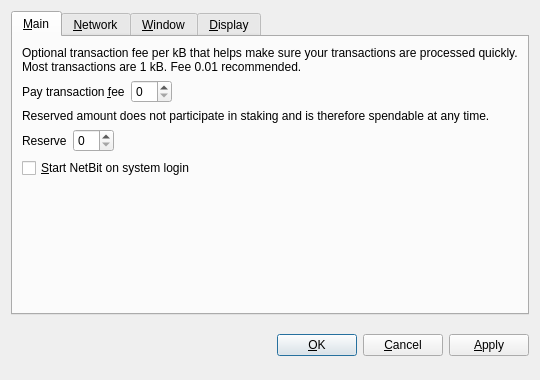
<?xml version="1.0" encoding="UTF-8"?>
<ui version="4.0">
 <class>OptionsDialog</class>
 <widget class="QDialog" name="OptionsDialog">
  <property name="geometry">
   <rect>
    <x>0</x>
    <y>0</y>
    <width>540</width>
    <height>380</height>
   </rect>
  </property>
  <property name="windowTitle">
   <string>Options</string>
  </property>
  <property name="styleSheet">
   <string notr="true">background-image: url(:/images/bgx);</string>
  </property>
  <property name="modal">
   <bool>true</bool>
  </property>
  <layout class="QVBoxLayout" name="verticalLayout">
   <item>
    <widget class="QTabWidget" name="tabWidget">
     <property name="tabPosition">
      <enum>QTabWidget::North</enum>
     </property>
     <property name="currentIndex">
      <number>0</number>
     </property>
     <widget class="QWidget" name="tabMain">
      <attribute name="title">
       <string>&amp;Main</string>
      </attribute>
      <layout class="QVBoxLayout" name="verticalLayout_Main">
       <item>
        <widget class="QLabel" name="transactionFeeInfoLabel">
         <property name="text">
          <string>Optional transaction fee per kB that helps make sure your transactions are processed quickly. Most transactions are 1 kB. Fee 0.01 recommended.</string>
         </property>
         <property name="textFormat">
          <enum>Qt::PlainText</enum>
         </property>
         <property name="wordWrap">
          <bool>true</bool>
         </property>
        </widget>
       </item>
       <item>
        <layout class="QHBoxLayout" name="horizontalLayoutFee">
         <item>
          <widget class="QLabel" name="transactionFeeLabel">
           <property name="text">
            <string>Pay transaction &amp;fee</string>
           </property>
           <property name="textFormat">
            <enum>Qt::PlainText</enum>
           </property>
           <property name="buddy">
            <cstring>transactionFee</cstring>
           </property>
          </widget>
         </item>
         <item>
          <widget class="BitcoinAmountField" name="transactionFee"/>
         </item>
         <item>
          <spacer name="horizontalSpacerFee">
           <property name="orientation">
            <enum>Qt::Horizontal</enum>
           </property>
           <property name="sizeHint" stdset="0">
            <size>
             <width>40</width>
             <height>20</height>
            </size>
           </property>
          </spacer>
         </item>
        </layout>
       </item>
       <item>
        <widget class="QLabel" name="reserveBalanceInfoLabel">
         <property name="text">
          <string>Reserved amount does not participate in staking and is therefore spendable at any time.</string>
         </property>
         <property name="textFormat">
          <enum>Qt::PlainText</enum>
         </property>
         <property name="wordWrap">
          <bool>true</bool>
         </property>
        </widget>
       </item>
       <item>
        <layout class="QHBoxLayout" name="horizontalLayoutReserveBalance">
         <item>
          <widget class="QLabel" name="reserveBalanceLabel">
           <property name="text">
            <string>Reserve</string>
           </property>
           <property name="textFormat">
            <enum>Qt::PlainText</enum>
           </property>
           <property name="buddy">
            <cstring>reserveBalance</cstring>
           </property>
          </widget>
         </item>
         <item>
          <widget class="BitcoinAmountField" name="reserveBalance"/>
         </item>
         <item>
          <spacer name="horizontalSpacerReserveBalance">
           <property name="orientation">
            <enum>Qt::Horizontal</enum>
           </property>
           <property name="sizeHint" stdset="0">
            <size>
             <width>40</width>
             <height>20</height>
            </size>
           </property>
          </spacer>
         </item>
        </layout>
       </item>
       <item>
        <widget class="QCheckBox" name="bitcoinAtStartup">
         <property name="toolTip">
          <string>Automatically start NetBit after logging in to the system.</string>
         </property>
         <property name="text">
          <string>&amp;Start NetBit on system login</string>
         </property>
        </widget>
       </item>
       <item>
        <spacer name="verticalSpacer_Main">
         <property name="orientation">
          <enum>Qt::Vertical</enum>
         </property>
         <property name="sizeHint" stdset="0">
          <size>
           <width>20</width>
           <height>40</height>
          </size>
         </property>
        </spacer>
       </item>
      </layout>
     </widget>
     <widget class="QWidget" name="tabNetwork">
      <attribute name="title">
       <string>&amp;Network</string>
      </attribute>
      <layout class="QVBoxLayout" name="verticalLayout_Network">
       <item>
        <widget class="QCheckBox" name="mapPortUpnp">
         <property name="toolTip">
          <string>Automatically open the NetBit client port on the router. This only works when your router supports UPnP and it is enabled.</string>
         </property>
         <property name="text">
          <string>Map port using &amp;UPnP</string>
         </property>
        </widget>
       </item>
       <item>
        <widget class="QCheckBox" name="connectSocks">
         <property name="toolTip">
          <string>Connect to the NetBit network through a SOCKS proxy (e.g. when connecting through Tor).</string>
         </property>
         <property name="text">
          <string>&amp;Connect through SOCKS proxy:</string>
         </property>
        </widget>
       </item>
       <item>
        <layout class="QHBoxLayout" name="horizontalLayout_Network">
         <item>
          <widget class="QLabel" name="proxyIpLabel">
           <property name="text">
            <string>Proxy &amp;IP:</string>
           </property>
           <property name="textFormat">
            <enum>Qt::PlainText</enum>
           </property>
           <property name="buddy">
            <cstring>proxyIp</cstring>
           </property>
          </widget>
         </item>
         <item>
          <widget class="QValidatedLineEdit" name="proxyIp">
           <property name="maximumSize">
            <size>
             <width>140</width>
             <height>16777215</height>
            </size>
           </property>
           <property name="toolTip">
            <string>IP address of the proxy (e.g. 127.0.0.1)</string>
           </property>
          </widget>
         </item>
         <item>
          <widget class="QLabel" name="proxyPortLabel">
           <property name="text">
            <string>&amp;Port:</string>
           </property>
           <property name="textFormat">
            <enum>Qt::PlainText</enum>
           </property>
           <property name="buddy">
            <cstring>proxyPort</cstring>
           </property>
          </widget>
         </item>
         <item>
          <widget class="QLineEdit" name="proxyPort">
           <property name="maximumSize">
            <size>
             <width>55</width>
             <height>16777215</height>
            </size>
           </property>
           <property name="toolTip">
            <string>Port of the proxy (e.g. 9050)</string>
           </property>
          </widget>
         </item>
         <item>
          <widget class="QLabel" name="socksVersionLabel">
           <property name="text">
            <string>SOCKS &amp;Version:</string>
           </property>
           <property name="textFormat">
            <enum>Qt::PlainText</enum>
           </property>
           <property name="buddy">
            <cstring>socksVersion</cstring>
           </property>
          </widget>
         </item>
         <item>
          <widget class="QValueComboBox" name="socksVersion">
           <property name="toolTip">
            <string>SOCKS version of the proxy (e.g. 5)</string>
           </property>
          </widget>
         </item>
         <item>
          <spacer name="horizontalSpacer_Network">
           <property name="orientation">
            <enum>Qt::Horizontal</enum>
           </property>
           <property name="sizeHint" stdset="0">
            <size>
             <width>40</width>
             <height>20</height>
            </size>
           </property>
          </spacer>
         </item>
        </layout>
       </item>
       <item>
        <spacer name="verticalSpacer_Network">
         <property name="orientation">
          <enum>Qt::Vertical</enum>
         </property>
         <property name="sizeHint" stdset="0">
          <size>
           <width>20</width>
           <height>40</height>
          </size>
         </property>
        </spacer>
       </item>
      </layout>
     </widget>
     <widget class="QWidget" name="tabWindow">
      <attribute name="title">
       <string>&amp;Window</string>
      </attribute>
      <layout class="QVBoxLayout" name="verticalLayout_Window">
       <item>
        <widget class="QCheckBox" name="minimizeToTray">
         <property name="toolTip">
          <string>Show only a tray icon after minimizing the window.</string>
         </property>
         <property name="text">
          <string>&amp;Minimize to the tray instead of the taskbar</string>
         </property>
        </widget>
       </item>
       <item>
        <widget class="QCheckBox" name="minimizeOnClose">
         <property name="toolTip">
          <string>Minimize instead of exit the application when the window is closed. When this option is enabled, the application will be closed only after selecting Quit in the menu.</string>
         </property>
         <property name="text">
          <string>M&amp;inimize on close</string>
         </property>
        </widget>
       </item>
       <item>
        <spacer name="verticalSpacer_Window">
         <property name="orientation">
          <enum>Qt::Vertical</enum>
         </property>
         <property name="sizeHint" stdset="0">
          <size>
           <width>20</width>
           <height>40</height>
          </size>
         </property>
        </spacer>
       </item>
      </layout>
     </widget>
     <widget class="QWidget" name="tabDisplay">
      <attribute name="title">
       <string>&amp;Display</string>
      </attribute>
      <layout class="QVBoxLayout" name="verticalLayout_Display">
       <item>
        <layout class="QHBoxLayout" name="horizontalLayout_1_Display">
         <item>
          <widget class="QLabel" name="langLabel">
           <property name="text">
            <string>User Interface &amp;language:</string>
           </property>
           <property name="textFormat">
            <enum>Qt::PlainText</enum>
           </property>
           <property name="buddy">
            <cstring>lang</cstring>
           </property>
          </widget>
         </item>
         <item>
          <widget class="QValueComboBox" name="lang">
           <property name="toolTip">
            <string>The user interface language can be set here. This setting will take effect after restarting NetBit.</string>
           </property>
          </widget>
         </item>
        </layout>
       </item>
       <item>
        <layout class="QHBoxLayout" name="horizontalLayout_2_Display">
         <item>
          <widget class="QLabel" name="unitLabel">
           <property name="text">
            <string>&amp;Unit to show amounts in:</string>
           </property>
           <property name="textFormat">
            <enum>Qt::PlainText</enum>
           </property>
           <property name="buddy">
            <cstring>unit</cstring>
           </property>
          </widget>
         </item>
         <item>
          <widget class="QValueComboBox" name="unit">
           <property name="toolTip">
            <string>Choose the default subdivision unit to show in the interface and when sending coins.</string>
           </property>
          </widget>
         </item>
        </layout>
       </item>
       <item>
        <widget class="QCheckBox" name="displayAddresses">
         <property name="toolTip">
          <string>Whether to show NetBit addresses in the transaction list or not.</string>
         </property>
         <property name="text">
          <string>&amp;Display addresses in transaction list</string>
         </property>
        </widget>
       </item>
       <item>
        <widget class="QCheckBox" name="coinControlFeatures">
         <property name="toolTip">
          <string>Whether to show coin control features or not.</string>
         </property>
         <property name="text">
          <string>Display coin &amp;control features (experts only!)</string>
         </property>
        </widget>
       </item>
       <item>
        <spacer name="verticalSpacer_Display">
         <property name="orientation">
          <enum>Qt::Vertical</enum>
         </property>
         <property name="sizeHint" stdset="0">
          <size>
           <width>20</width>
           <height>40</height>
          </size>
         </property>
        </spacer>
       </item>
      </layout>
     </widget>
    </widget>
   </item>
   <item>
    <layout class="QHBoxLayout" name="horizontalLayout_Buttons">
     <item>
      <spacer name="horizontalSpacer_1">
       <property name="orientation">
        <enum>Qt::Horizontal</enum>
       </property>
       <property name="sizeHint" stdset="0">
        <size>
         <width>40</width>
         <height>48</height>
        </size>
       </property>
      </spacer>
     </item>
     <item>
      <widget class="QLabel" name="statusLabel">
       <property name="font">
        <font>
         <weight>75</weight>
         <bold>true</bold>
        </font>
       </property>
       <property name="text">
        <string/>
       </property>
       <property name="textFormat">
        <enum>Qt::PlainText</enum>
       </property>
       <property name="wordWrap">
        <bool>true</bool>
       </property>
      </widget>
     </item>
     <item>
      <spacer name="horizontalSpacer_2">
       <property name="orientation">
        <enum>Qt::Horizontal</enum>
       </property>
       <property name="sizeHint" stdset="0">
        <size>
         <width>40</width>
         <height>48</height>
        </size>
       </property>
      </spacer>
     </item>
     <item>
      <widget class="QPushButton" name="okButton">
       <property name="text">
        <string>&amp;OK</string>
       </property>
      </widget>
     </item>
     <item>
      <widget class="QPushButton" name="cancelButton">
       <property name="text">
        <string>&amp;Cancel</string>
       </property>
       <property name="autoDefault">
        <bool>false</bool>
       </property>
      </widget>
     </item>
     <item>
      <widget class="QPushButton" name="applyButton">
       <property name="text">
        <string>&amp;Apply</string>
       </property>
       <property name="autoDefault">
        <bool>false</bool>
       </property>
      </widget>
     </item>
    </layout>
   </item>
  </layout>
 </widget>
 <customwidgets>
  <customwidget>
   <class>BitcoinAmountField</class>
   <extends>QSpinBox</extends>
   <header>bitcoinamountfield.h</header>
   <container>1</container>
  </customwidget>
  <customwidget>
   <class>QValueComboBox</class>
   <extends>QComboBox</extends>
   <header>qvaluecombobox.h</header>
  </customwidget>
  <customwidget>
   <class>QValidatedLineEdit</class>
   <extends>QLineEdit</extends>
   <header>qvalidatedlineedit.h</header>
  </customwidget>
 </customwidgets>
 <resources/>
 <connections/>
</ui>
